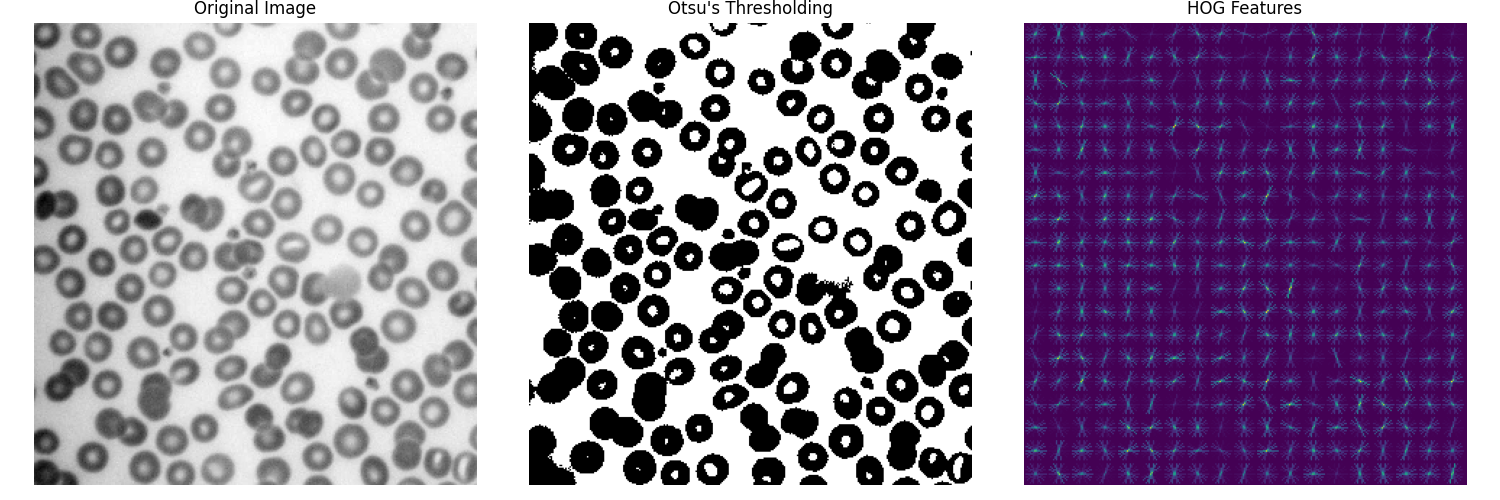
#> input picture visualizations/0450_09_h_processing_steps.png, 1500 x 500 px
$ python -i train_classifier.py   (imports and definitions only)
#> lines starting #> are read from the running program, lines starting #| are printed output that depends on the picture
import os
import cv2
import numpy as np
import pandas as pd
import joblib
from skimage.feature import hog
from sklearn.model_selection import train_test_split
from sklearn.preprocessing import StandardScaler
from lightgbm.sklearn import LGBMClassifier
from sklearn.metrics import classification_report, confusion_matrix
import matplotlib.pyplot as plt
import seaborn as sns

# [36 lines left out: functions extract_hog_features, visualize_processing_steps, not called in this run]

    # [24 lines of commented-out code are left out]

def preprocess_image(image_path, visualize=False):
    """
    Load and preprocess image with optional visualization
    """
#> called with visualize = False
    try:
        img = cv2.imread(image_path)
#> img is the input picture: shape (500, 1500, 3); mean B, G, R 158.6, 136.9, 151.2
        if img is None:
            print(f"Failed to read image: {image_path}")
            return None

        gray = cv2.cvtColor(img, cv2.COLOR_BGR2GRAY)
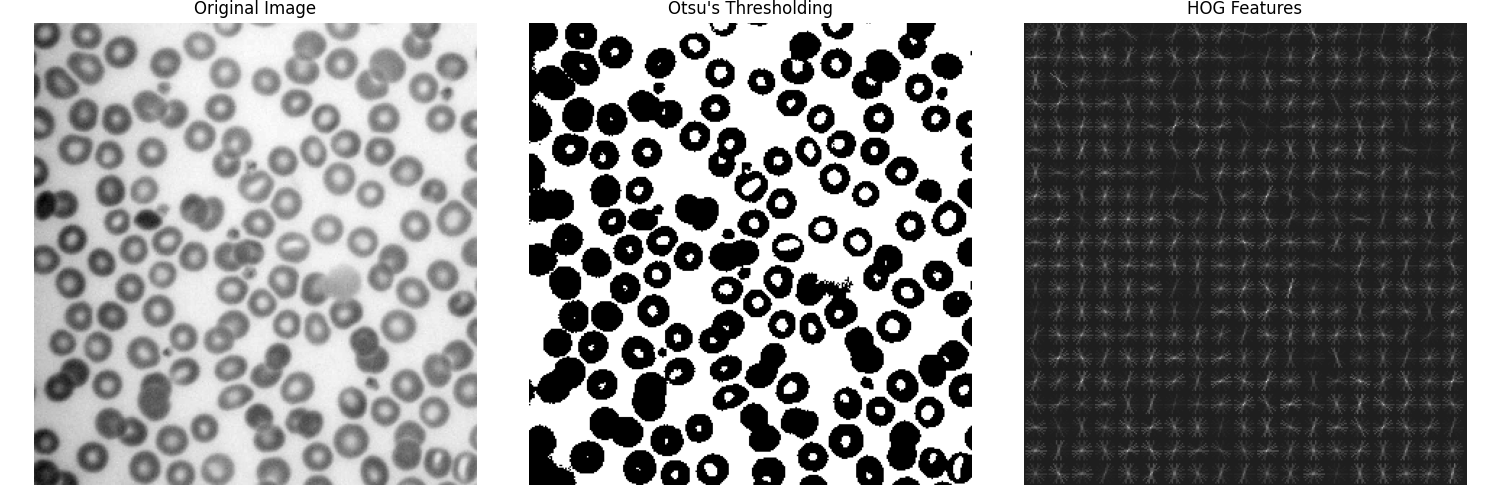
#> gray: shape (500, 1500); min 0, max 255, mean 143.6
        gray = gray.astype(np.float32) / 255.0

        if visualize:
            viz_dir = 'visualizations'
            os.makedirs(viz_dir, exist_ok=True)
            base_name = os.path.splitext(os.path.basename(image_path))[0]
            viz_path = os.path.join(viz_dir, f'{base_name}_processing_steps.png')
            visualize_processing_steps(gray, save_path=viz_path)
            print(f"Visualization saved to: {viz_path}")

        return gray

    except Exception as e:
        print(f"Error processing image {image_path}: {str(e)}")
        return None

# [227 lines left out: functions create_feature_dataset, load_dataset, train_lightgbm, evaluate_model, predict_anemia, main, not called in this run]

# [2 lines not run here, left out]

>>> result = preprocess_image('../visualizations/0450_09_h_processing_steps.png')
